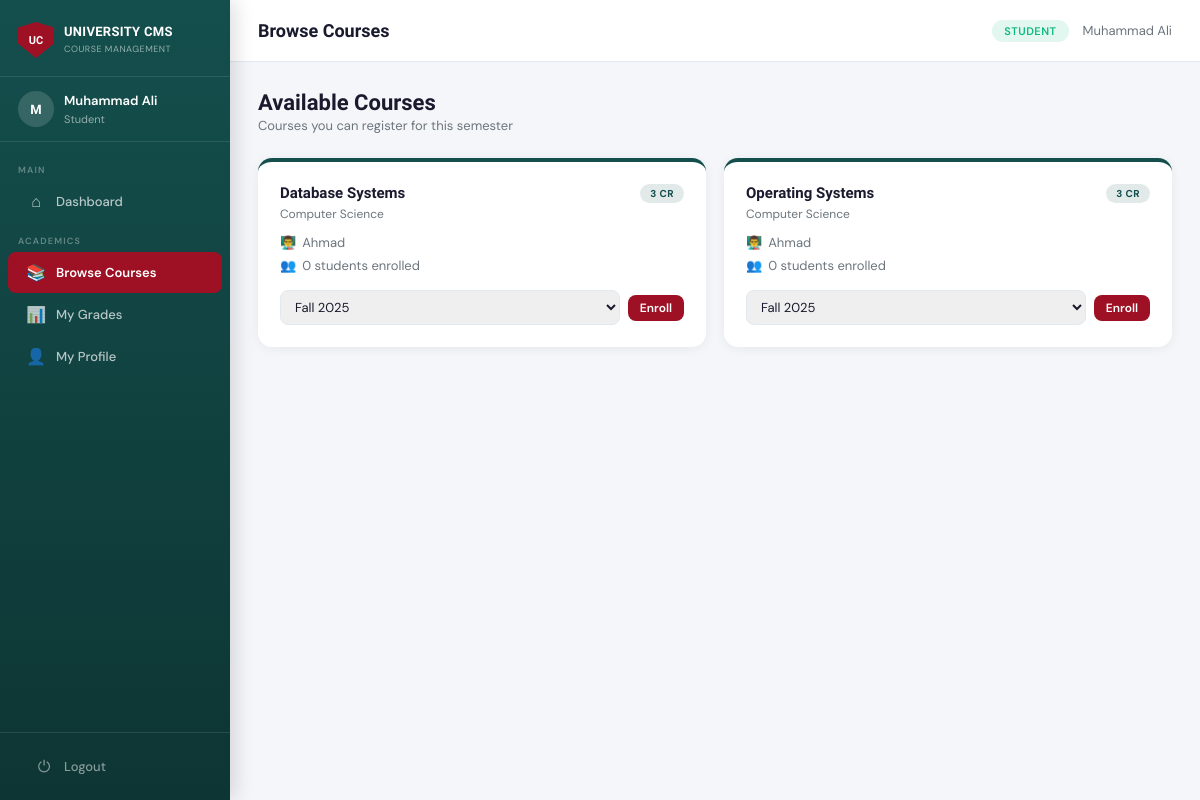
/student/courses (signed in), run on the app's committed database.
### tables this page shows
CREATE TABLE Course (
    course_id   INTEGER PRIMARY KEY AUTOINCREMENT,
    course_name TEXT NOT NULL,
    credits     INTEGER NOT NULL DEFAULT 3,
    department  TEXT,
    instructor_id INTEGER,
    created_at  TEXT DEFAULT (datetime('now')),
    FOREIGN KEY(instructor_id) REFERENCES Instructor(instructor_id) ON DELETE SET NULL
);

### app.py (the view)
@app.route('/student/courses')
@login_required
@role_required('student')
def student_courses():
    sid = session.get('profile_id')
    courses = query(
        "SELECT c.*, i.name as instructor_name, "
        "COUNT(e2.enrollment_id) as enrolled "
        "FROM Course c "
        "LEFT JOIN Instructor i ON c.instructor_id=i.instructor_id "
        "LEFT JOIN Enrollment e2 ON c.course_id=e2.course_id "
        "WHERE c.course_id NOT IN ("
        "  SELECT course_id FROM Enrollment WHERE student_id=? AND semester='Fall 2025'"
        ") GROUP BY c.course_id ORDER BY c.course_name", (sid,)
    )
    return render_template('student_courses.html', courses=courses)

### app.py (called while the page is built)
def get_db():
    conn = sqlite3.connect(DB_PATH)
    conn.row_factory = sqlite3.Row   # access columns by name
    conn.execute("PRAGMA foreign_keys = ON")
    return conn

def query(sql, args=(), one=False):
    conn = get_db()
    cur  = conn.execute(sql, args)
    rv   = cur.fetchall()
    conn.close()
    return (rv[0] if rv else None) if one else rv

def login_required(f):
    from functools import wraps
    @wraps(f)
    def decorated(*args, **kwargs):
        if 'user_id' not in session:
            flash("Please log in first.", "error")
            return redirect(url_for('login'))
        return f(*args, **kwargs)
    return decorated

def role_required(*roles):
    def decorator(f):
        from functools import wraps
        @wraps(f)
        def decorated(*args, **kwargs):
            if session.get('role') not in roles:
                flash("Access denied.", "error")
                return redirect(url_for('dashboard'))
            return f(*args, **kwargs)
        return decorated
    return decorator

### templates/student_courses.html (shortened to what this page needs)
{% extends 'base.html' %}
{% block page_title %}Browse Courses{% endblock %}
{% block content %}
<div class="page-header">
  <div>
    <h1>Available Courses</h1>
    <p>Courses you can register for this semester</p>
  </div>
</div>
{% if not courses %}
<div class="table-card">
  <div class="empty-state" style="padding:60px 20px;">
    <div class="empty-icon">📚</div>
    <h3>No available courses</h3>
    <p>You are already enrolled in all available courses, or no courses exist yet.</p>
  </div>
</div>
{% else %}
<div style="display:grid; grid-template-columns: repeat(auto-fill, minmax(300px,1fr)); gap:18px;">
  {% for c in courses %}
  <div style="background:var(--card); border-radius:14px; padding:22px;
              box-shadow:0 2px 12px rgba(0,0,0,0.06); border-top:4px solid var(--teal);">
    <div style="display:flex; justify-content:space-between; align-items:flex-start; margin-bottom:12px;">
      <div>
        <h3 style="font-family:'Sora',sans-serif; font-size:15px; font-weight:700;
                   color:var(--text); margin-bottom:4px;">{{ c['course_name'] }}</h3>
        <p style="font-size:12px; color:var(--subtext);">{{ c['department'] or 'General' }}</p>
      </div>
      <span class="badge badge-teal">{{ c['credits'] }} CR</span>
    </div>
    <div style="margin-bottom:16px;">
      <div style="display:flex; align-items:center; gap:6px; margin-bottom:6px;">
        <span style="font-size:13px;">👨‍🏫</span>
        <span style="font-size:13px; color:var(--subtext);">
          {{ c['instructor_name'] or 'TBA' }}
        </span>
      </div>
      <div style="display:flex; align-items:center; gap:6px;">
        <span style="font-size:13px;">👥</span>
        <span style="font-size:13px; color:var(--subtext);">
          {{ c['enrolled'] }} students enrolled
        </span>
      </div>
    </div>
    <form method="POST" action="{{ url_for('student_enroll', cid=c['course_id']) }}">
      <div style="display:flex; gap:8px; align-items:center;">
        <select name="semester" style="flex:1; padding:7px 10px; border:1.5px solid var(--border);
                border-radius:8px; font-size:13px; font-family:'DM Sans',sans-serif; color:var(--text);">
          <option value="Fall 2025">Fall 2025</option>
        </select>
        <button type="submit" class="btn btn-red btn-sm"
                onclick="return confirm('Enroll in {{ c['course_name'] }}?')">
          Enroll
        </button>
      </div>
    </form>
  </div>
  {% endfor %}
</div>
{% endif %}
{% endblock %}

### static/css/style.css (style rules this page uses)
:root { --red: #9E1124; --red-dark: #7a0d1c; --red-light: #c41530; --teal: #144F4D; --teal-dark: #0d3533; --teal-light: #1a6663; --bg: #F4F6F9; --card: #ffffff; --text: #1A1A2E; --subtext: #6C757D; --border: #E2E8F0; --success: #10B981; --warning: #F59E0B; --danger: #EF4444; --sidebar-w: 230px; --header-h: 62px; }
* { box-sizing: border-box; margin: 0; padding: 0; }
body { font-family: 'DM Sans', sans-serif; background: var(--bg); color: var(--text); font-size: 14px; min-height: 100vh; }
.page-header { display: flex; align-items: center; justify-content: space-between; margin-bottom: 24px; }
.page-header h1 { font-family: 'Sora', sans-serif; font-size: 22px; font-weight: 700; color: var(--text); }
.page-header p { color: var(--subtext); font-size: 13px; margin-top: 2px; }
.badge { display: inline-block; padding: 3px 10px; border-radius: 20px; font-size: 10px; font-weight: 700; text-transform: uppercase; letter-spacing: 0.4px; }
.badge-teal { background: rgba(20,79,77,0.12); color: var(--teal); }
.btn { display: inline-flex; align-items: center; gap: 6px; padding: 8px 18px; border-radius: 8px; font-size: 13px; font-weight: 600; cursor: pointer; border: none; text-decoration: none; transition: all 0.2s; font-family: 'DM Sans', sans-serif; }
.btn-red { background: var(--red); color: white; }
.btn-sm { padding: 5px 12px; font-size: 12px; }

### data on the page
Course: course_name "Database Systems", department "Computer Science", credits "3", c "Ahmad", enrolled "0"
Course: course_name "Operating Systems", department "Computer Science", credits "3", c "Ahmad", enrolled "0"

### other printed values
{{ session.name[0] | upper if session.name else '?' }} "M"
{{ session.name or session.username }} "Muhammad Ali"
{{ session.role }} "Student"
{{ session.role }} "STUDENT"
